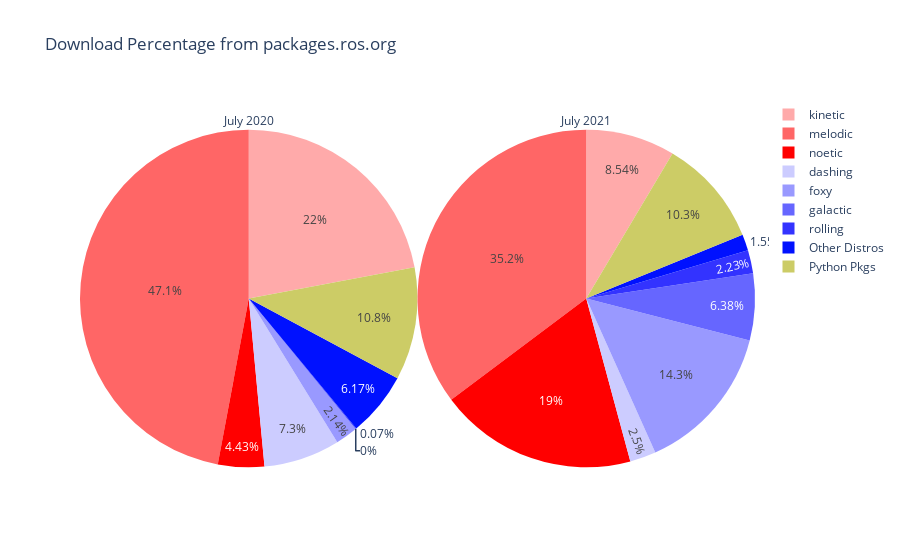

Notebook code for this chart:
### Code cell
from plotly import tools
import plotly.offline as py
import plotly.graph_objs as go

everything_else_2020 = 100.0-distro_df["2020"].sum()
everything_else_2021 = 100.0-distro_df["2021"].sum()


temp = distro_df[distro_df["2021"]>=1]
leftovers = distro_df[distro_df["2021"]<1]

all_other_2021 = leftover["2021"].sum()
all_other_2020 = leftover["2020"].sum()

new_row = pd.DataFrame(data=[{"name":"Other Distros","2021":all_other_2021,"2020":all_other_2020},
                             {"name":"Python Pkgs","2021":everything_else_2021,"2020":everything_else_2020}])
print(new_row)
temp = pd.concat([temp, new_row], ignore_index=True)
print(temp["2020"].sum())
print(temp["2021"].sum())

colors ={"noetic": 'rgba(255,0,0,0.4)',
         "melodic": 'rgba(255,0,0,0.4)',
         "kinetic": 'rgba(255,0,0,0.4)',
         "dashing": 'rgba(255,0,0,0.4)',
         "eloquent": 'rgba(255,0,0,0.4)',
         "foxy": 'rgba(255,0,0,0.4)',
         "galactic": 'rgba(255,0,0,0.4)',
         "rolling": 'rgba(255,0,0,0.4)',
         
        }

trace1 = go.Pie(values= temp["2020"], labels = temp["name"],domain=dict(x=[0, 0.5]),title="July 2020", sort=False)
trace2 = go.Pie(values= temp["2021"], labels = temp["name"],domain=dict(x=[0.5,1.0]),title="July 2021",sort=False )
layout = go.Layout(title="Download Percentage from packages.ros.org")
data = [trace1,trace2]
fig = go.Figure(data=data, layout=layout)
fig.update_traces(marker=dict(colors=['#FFAAAA','#FF6666','#FF0000','#CCCCFF','#9999FF','#6666FF','#3333FF',"#0011FF","#CCCC66"]))

fig.show()

### Figure 1 — Plotly figure (JSON) as saved in the notebook; plotly's stock layout.template omitted (floating-point values rounded to 4 significant figures)
{"data": [{"domain": {"x": [0, 0.5]}, "labels": ["kinetic", "melodic", "noetic", "dashing", "foxy", "galactic", "rolling", "Other Distros", "Python Pkgs"], "marker": {"colors": ["#FFAAAA", "#FF6666", "#FF0000", "#CCCCFF", "#9999FF", "#6666FF", "#3333FF", "#0011FF", "#CCCC66"]}, "sort": false, "title": {"text": "July 2020"}, "type": "pie", "values": [22.04, 47.06, 4.43, 7.3, 2.14, 0, 0.07, 6.17, 10.79]}, {"domain": {"x": [0.5, 1]}, "labels": ["kinetic", "melodic", "noetic", "dashing", "foxy", "galactic", "rolling", "Other Distros", "Python Pkgs"], "marker": {"colors": ["#FFAAAA", "#FF6666", "#FF0000", "#CCCCFF", "#9999FF", "#6666FF", "#3333FF", "#0011FF", "#CCCC66"]}, "sort": false, "title": {"text": "July 2021"}, "type": "pie", "values": [8.54, 35.24, 18.97, 2.5, 14.29, 6.38, 2.23, 1.55, 10.3]}], "layout": {"title": {"text": "Download Percentage from packages.ros.org"}}}
